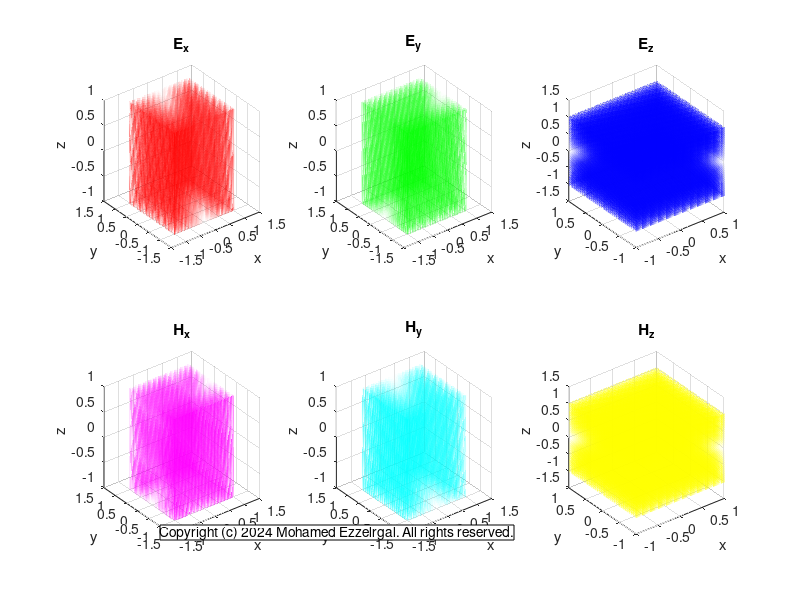

This figure's MATLAB source:
% Define the data
x = linspace(-1, 1, 100);
y = linspace(-1, 1, 100);
z = linspace(-1, 1, 100);
[X, Y, Z] = meshgrid(x, y, z);

% Define the electromagnetic fields
E_x = X;
E_y = Y;
E_z = Z;

H_x = Y;
H_y = X;
H_z = Z;

% Plot the figures
figure;

% Figure 1: E_x
subplot(2, 3, 1);
quiver3(X, Y, Z, E_x, zeros(size(E_x)), zeros(size(E_x)), 'r');
xlabel('x');
ylabel('y');
zlabel('z');
title('E_x');

% Figure 2: E_y
subplot(2, 3, 2);
quiver3(X, Y, Z, zeros(size(E_y)), E_y, zeros(size(E_y)), 'g');
xlabel('x');
ylabel('y');
zlabel('z');
title('E_y');

% Figure 3: E_z
subplot(2, 3, 3);
quiver3(X, Y, Z, zeros(size(E_z)), zeros(size(E_z)), E_z, 'b');
xlabel('x');
ylabel('y');
zlabel('z');
title('E_z');

% Figure 4: H_x
subplot(2, 3, 4);
quiver3(X, Y, Z, H_x, zeros(size(H_x)), zeros(size(H_x)), 'm');
xlabel('x');
ylabel('y');
zlabel('z');
title('H_x');

% Figure 5: H_y
subplot(2, 3, 5);
quiver3(X, Y, Z, zeros(size(H_y)), H_y, zeros(size(H_y)), 'c');
xlabel('x');
ylabel('y');
zlabel('z');
title('H_y');

% Figure 6: H_z
subplot(2, 3, 6);
quiver3(X, Y, Z, zeros(size(H_z)), zeros(size(H_z)), H_z, 'y');
xlabel('x');
ylabel('y');
zlabel('z');
title('H_z');

% Owner's attribution
annotation('textbox', [0.2, 0.1, 0.2, 0.1], 'String', 'Copyright (c) 2024 Mohamed Ezzelrgal. All rights reserved.', 'FitBoxToText', 'on', 'BackgroundColor', 'w');
